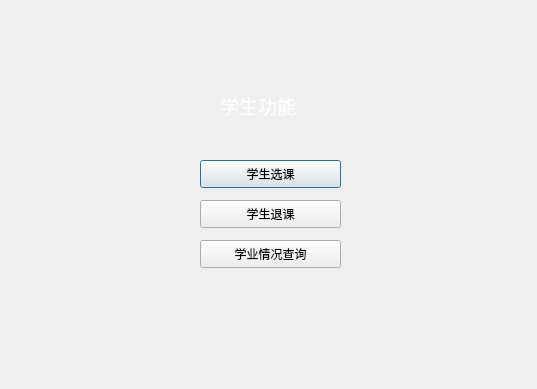
<?xml version="1.0" encoding="UTF-8"?>
<ui version="4.0">
 <class>StudentFunc</class>
 <widget class="QDialog" name="StudentFunc">
  <property name="geometry">
   <rect>
    <x>0</x>
    <y>0</y>
    <width>537</width>
    <height>389</height>
   </rect>
  </property>
  <property name="windowTitle">
   <string>学生功能页</string>
  </property>
  <property name="styleSheet">
   <string notr="true">#StudentFunc{
border-image: url(:/new/prefix1/Apple2.jpg);
}</string>
  </property>
  <widget class="QLabel" name="label">
   <property name="geometry">
    <rect>
     <x>220</x>
     <y>90</y>
     <width>111</width>
     <height>31</height>
    </rect>
   </property>
   <property name="font">
    <font>
     <pointsize>14</pointsize>
    </font>
   </property>
   <property name="toolTipDuration">
    <number>-1</number>
   </property>
   <property name="styleSheet">
    <string notr="true">color: rgb(255, 255, 255);</string>
   </property>
   <property name="text">
    <string>学生功能</string>
   </property>
  </widget>
  <widget class="QPushButton" name="pushButton">
   <property name="geometry">
    <rect>
     <x>200</x>
     <y>160</y>
     <width>141</width>
     <height>28</height>
    </rect>
   </property>
   <property name="text">
    <string>学生选课</string>
   </property>
  </widget>
  <widget class="QPushButton" name="pushButton_2">
   <property name="geometry">
    <rect>
     <x>200</x>
     <y>240</y>
     <width>141</width>
     <height>28</height>
    </rect>
   </property>
   <property name="text">
    <string>学业情况查询</string>
   </property>
  </widget>
  <widget class="QPushButton" name="course_delete">
   <property name="geometry">
    <rect>
     <x>200</x>
     <y>200</y>
     <width>141</width>
     <height>28</height>
    </rect>
   </property>
   <property name="text">
    <string>学生退课</string>
   </property>
  </widget>
 </widget>
 <resources/>
 <connections/>
</ui>
